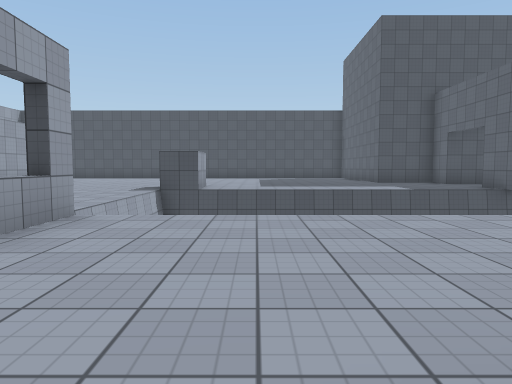
View 1 (above)

24 first-person views from a walk through a scene from a Unity 3-D project. The camera is 1.2 m above the floor, tilts 4° down and sees 70° across. The floor is counted in squares, 2 m on a side. Each view is taken from the middle of a square. On the plan, view 1 faces up. The plan holds only what a view shows up to about 10 squares ahead; the rest is blank. The place goes on beyond the plan. The player is left out. Surface patterns are stand-ins for the level's own textures.

View 2
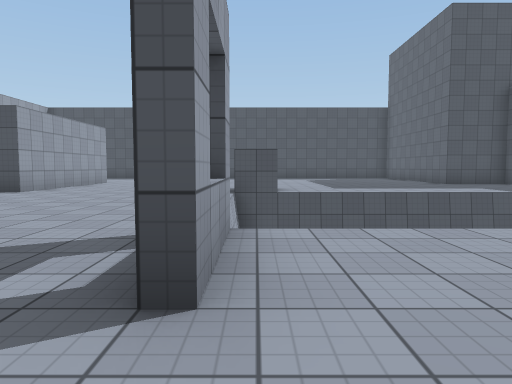

View 3
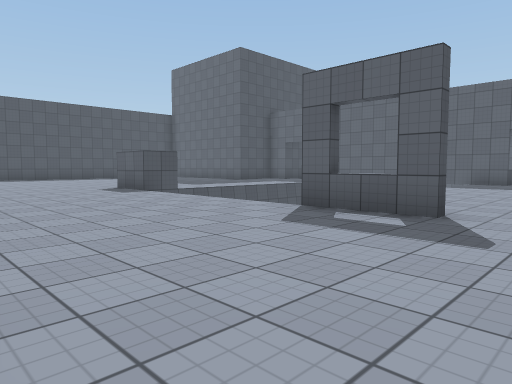

View 4
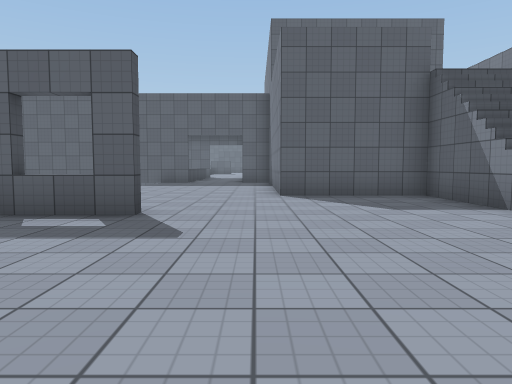

View 5
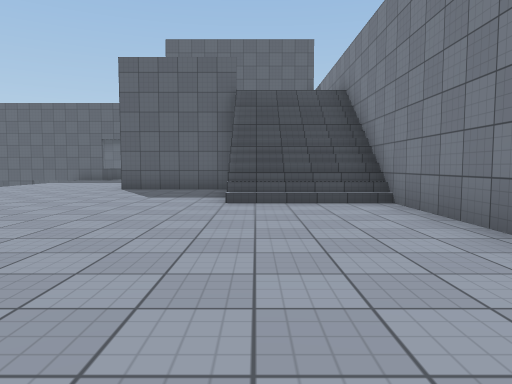

View 6
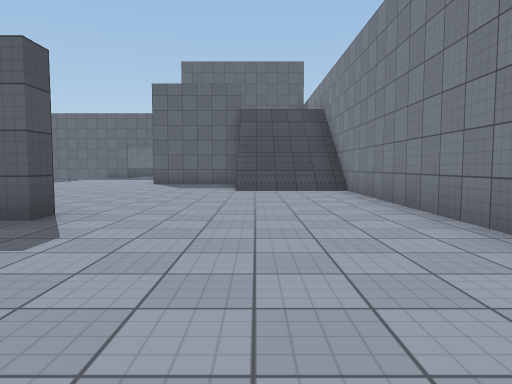

View 7
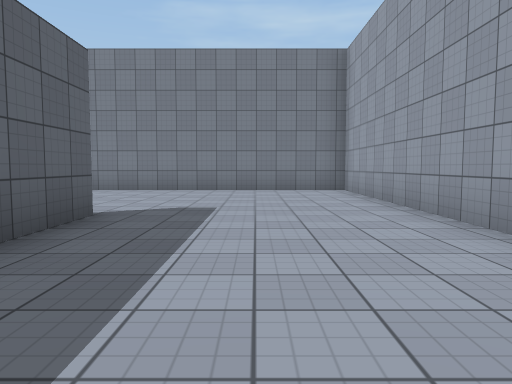

View 8
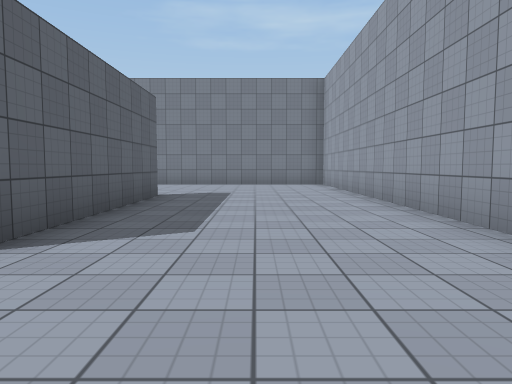

View 9
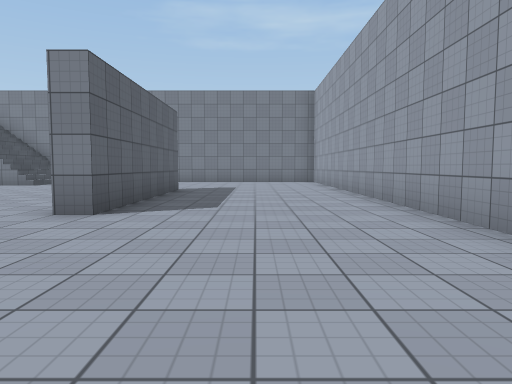

View 10
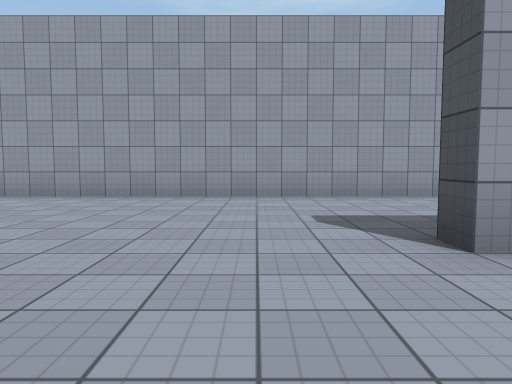

View 11
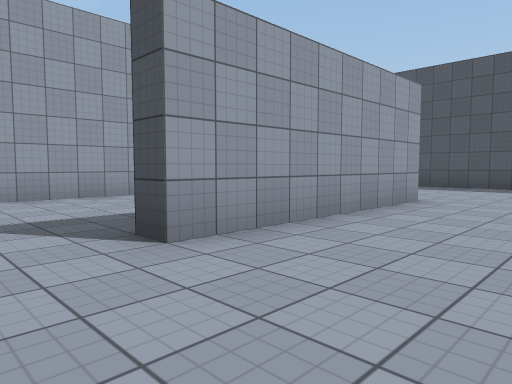

View 12
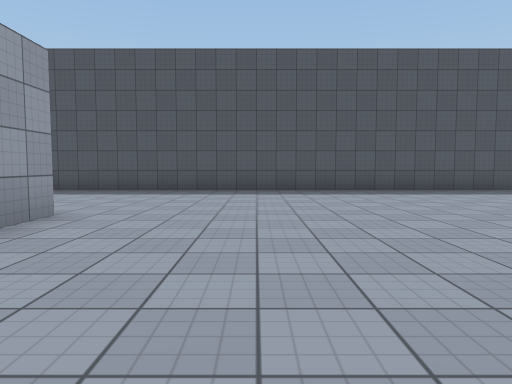

View 13
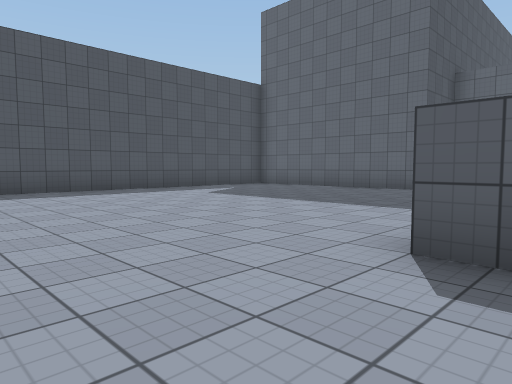

View 14
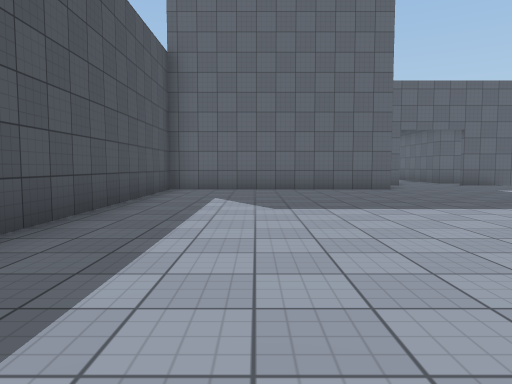

View 15
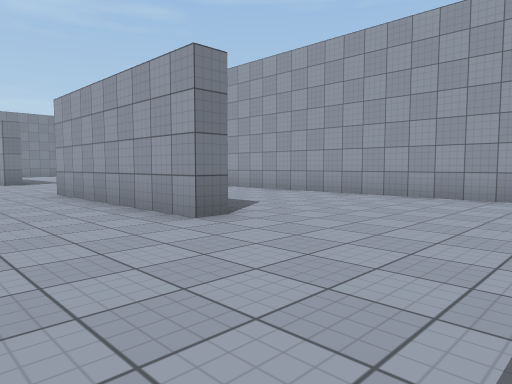

View 16
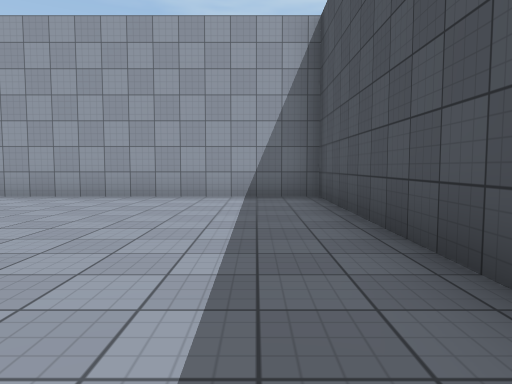

View 17
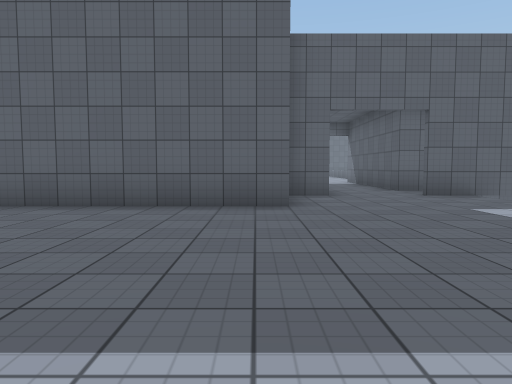

View 18
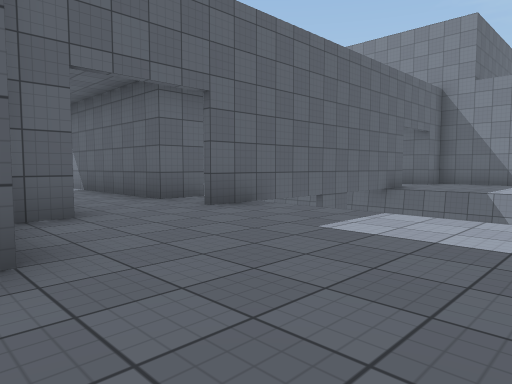

View 19
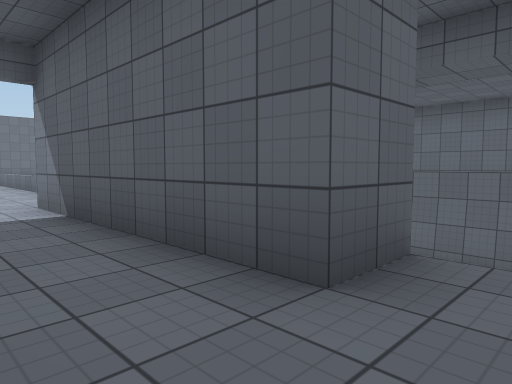

View 20
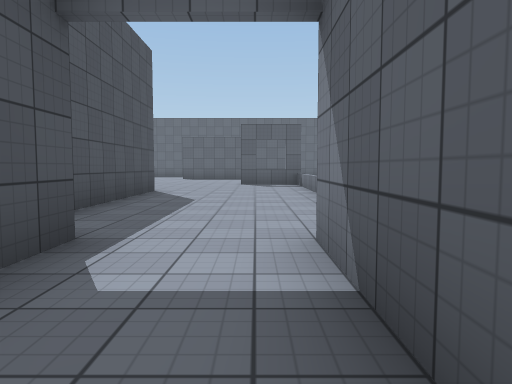

View 21
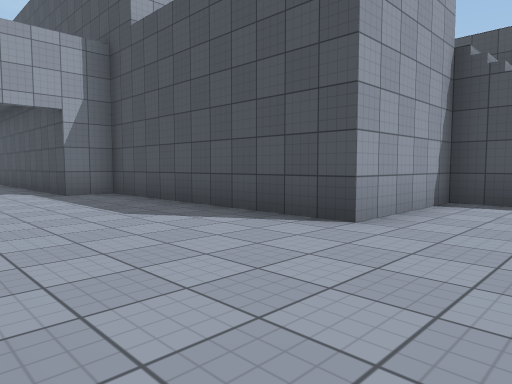

View 22
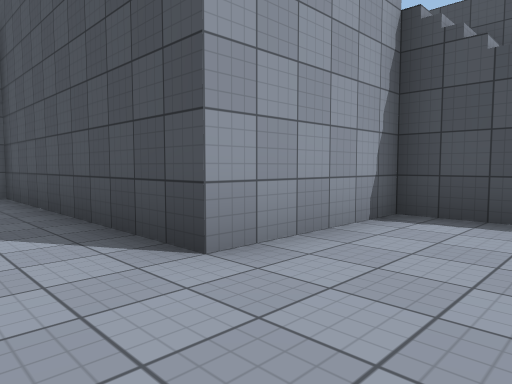

View 23
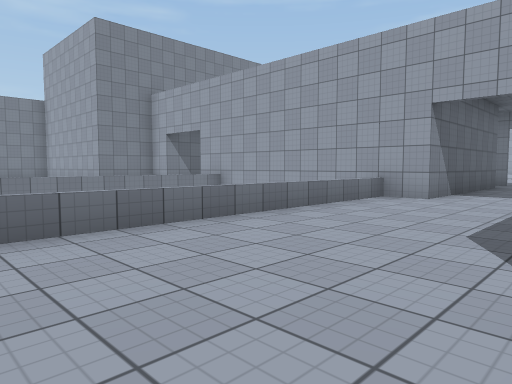

View 24
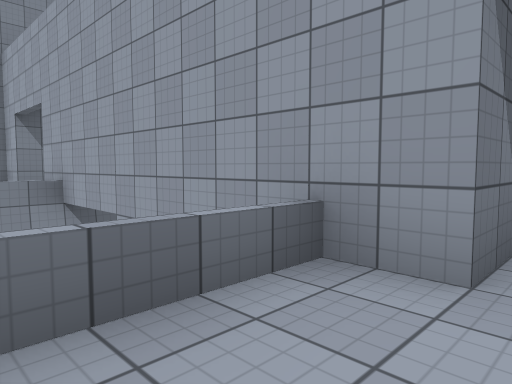

### Floor plan
Key: @ floor where view 1 was taken; # wall or solid block; x gap in a wall; . floor; / step, stairs or slope; ^ raised ledge; v drop or lower ground.
Columns run from 13 left of view 1 to 21 right of it. Each row starts with its distance up from view 1.
 20 ###################            ###
 19 #.................#
 18 #.................#
 17 #.................#
 16 #.................#             #.
 15 #.................#             #..
 14 #....#............#       #######..
 13 #....#..............#######........
 12 #... #.............................
 11 #... #.............................
 10 #....#.....#.........x#####........
  9 #..........vvvvvvvvvv     v
  8 #..........v              v
  7 #..........v              v
  6 #..........v              v
  5 #..........v     vvvvvvv vvv
  4 #....#.....#........^^^^  #
  3 #....#.....#.......
  2 #....#...........
  1 #....#...........     #####
  0 #....#.......@###         #
 -1 #.............#
 -2 #.............#
 -3 #.........////
 -4 #.........////
 -5 #.........////
 -6 #################

Positions as (right, up) in squares from view 1, and headings:
1: (0, 0), facing up
2: (-2, 1), facing up
3: (-7, 1), facing up-right
4: (-7, 1), facing right
5: (-9, -3), facing right
6: (-12, -3), facing right
7: (-10, 4), facing down
8: (-10, 7), facing down
9: (-10, 9), facing down
10: (-5, 8), facing left
11: (-5, 8), facing up-left
12: (-5, 10), facing up
13: (-5, 10), facing up-right
14: (-5, 17), facing right
15: (-5, 18), facing down-left
16: (-5, 18), facing left
17: (-1, 14), facing right
18: (2, 14), facing down-right
19: (7, 12), facing down-right
20: (10, 11), facing right
21: (21, 10), facing up-left
22: (21, 12), facing up-left
23: (20, 13), facing down-left
24: (15, 11), facing down-left
